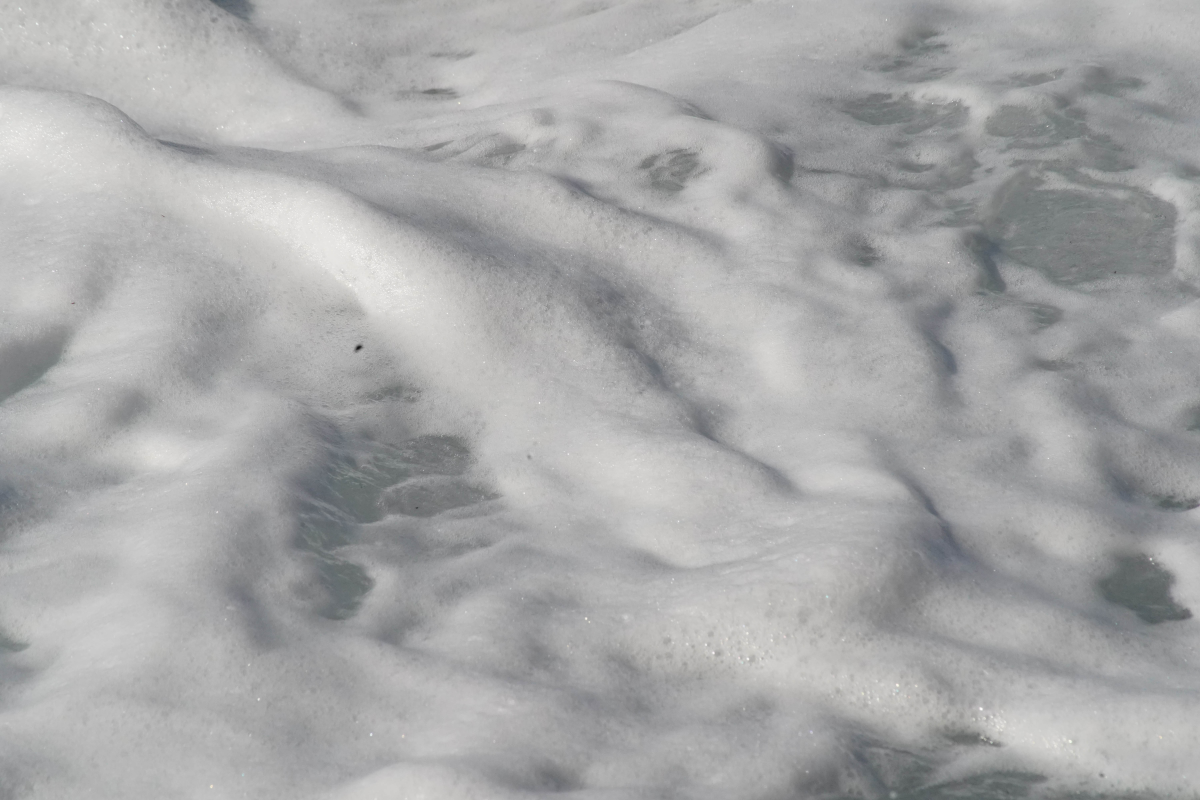
#> input picture image_database/DSC03582.jpg, 6000 x 4000 px (shown at 1/5 size)
$ jupyter execute --allow-errors Images_FD.ipynb
#> lines starting #> are read from the running program, lines starting #| are printed output that depends on the picture; after the words box and inside, x2 and y2 are one past the last pixel; in counts of white or black regions, pixels touching at a corner belong together; long printed decimals are rounded
## Compute 2D FFT

[cell 1]
import numpy as np
from PIL import Image
import matplotlib.pyplot as plt

# Step 1: Load the image
image_path = '../image_database/DSC03582.jpg'  # Adjust the path to your image
image = Image.open(image_path).convert('L')  # Convert image to grayscale

# Step 2: Perform the 2D FFT
# Convert the image to an array and compute the FFT
image_array = np.array(image)
fft_result = np.fft.fft2(image_array)

# Shift the zero frequency component (DC component) to the center
fft_shifted = np.fft.fftshift(fft_result)

# Step 3: Compute the magnitude spectrum
magnitude_spectrum = np.log(np.abs(fft_shifted) + 1)  # Use log scale for better visibility
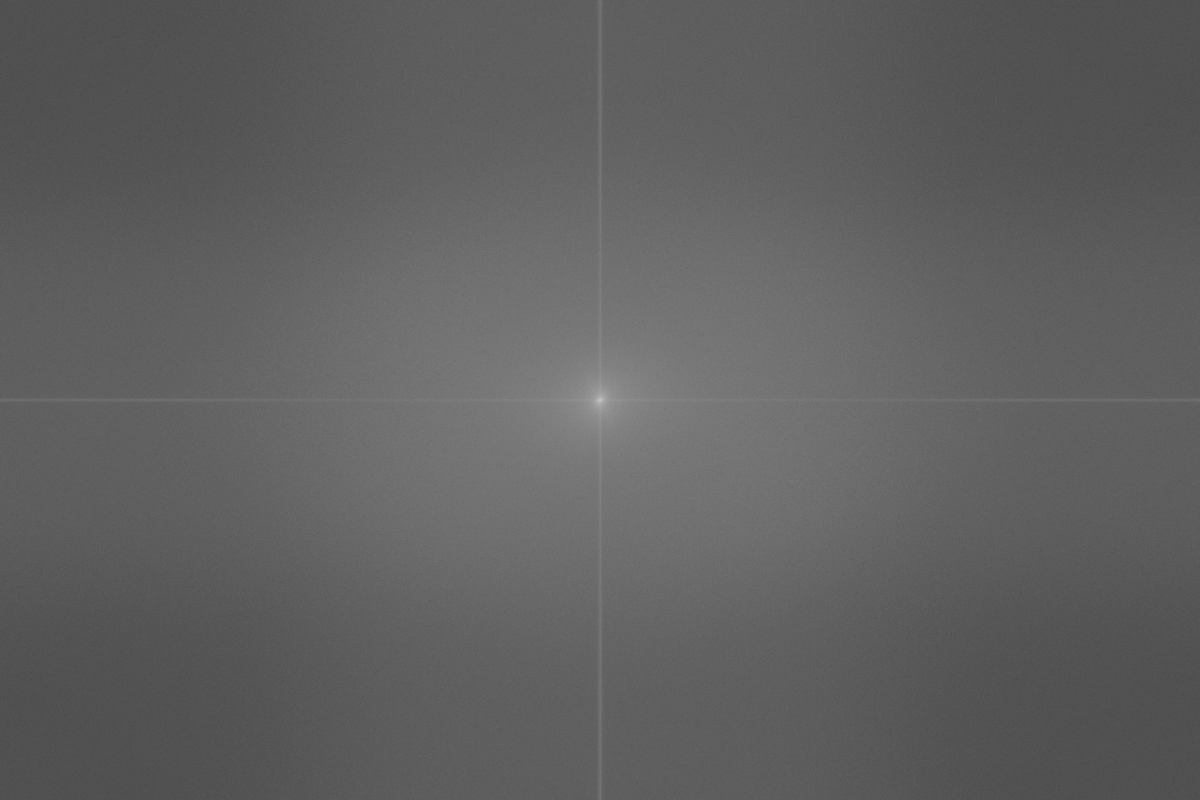
#> magnitude_spectrum: shape (4000, 6000) float64 (shown at 1/5 size); min 0.293, max 22.12, mean 8.6; drawn with min black and max white

# Step 4: Plot the original image and its FFT
plt.figure(figsize=(12, 6))

plt.subplot(121)
plt.imshow(image_array, cmap='gray')
plt.title('Original Image')
plt.axis('off')

plt.subplot(122)
plt.imshow(magnitude_spectrum, cmap='gray')
plt.title('Magnitude Spectrum')
plt.axis('off')

plt.show()
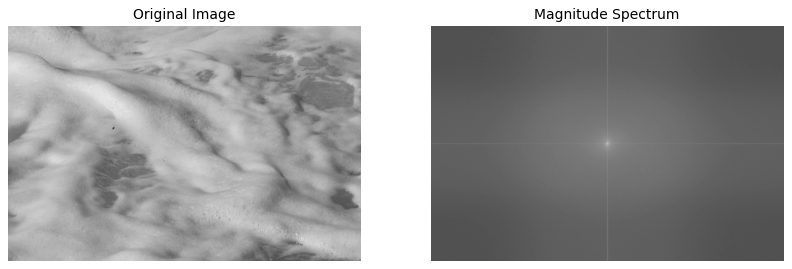
#> figure drawn by matplotlib, 2 panels

## Compute Fractal Dimension

[cell 2]
import numpy as np
from PIL import Image
import matplotlib.pyplot as plt

def box_count(img, k):
    S = np.add.reduceat(
        np.add.reduceat(img, np.arange(0, img.shape[0], k), axis=0),
        np.arange(0, img.shape[1], k), axis=1)
    return len(np.where(S > 0)[0])

def fractal_dimension(img, max_box_size=None):
    img = (img < 128).astype(int)  # Binarize image
    p = min(img.shape)  # Minimal dimension of image
    max_box_size = max_box_size or p // 2  # Maximum box size
    sizes = np.arange(1, max_box_size + 1)
    counts = [box_count(img, size) for size in sizes]
    logs = np.log(sizes)
    logcounts = np.log(counts)
    coeffs = np.polyfit(logs, logcounts, 1)
    return -coeffs[0], coeffs, logs, logcounts  # Return fractal dimension and othe

# Load image
image_path = '../image_database/DSC03582.jpg'
image = Image.open(image_path).convert('L')
image_array = np.array(image)

# downsample the image to speed up computation
image_array = image_array[::6, ::6]
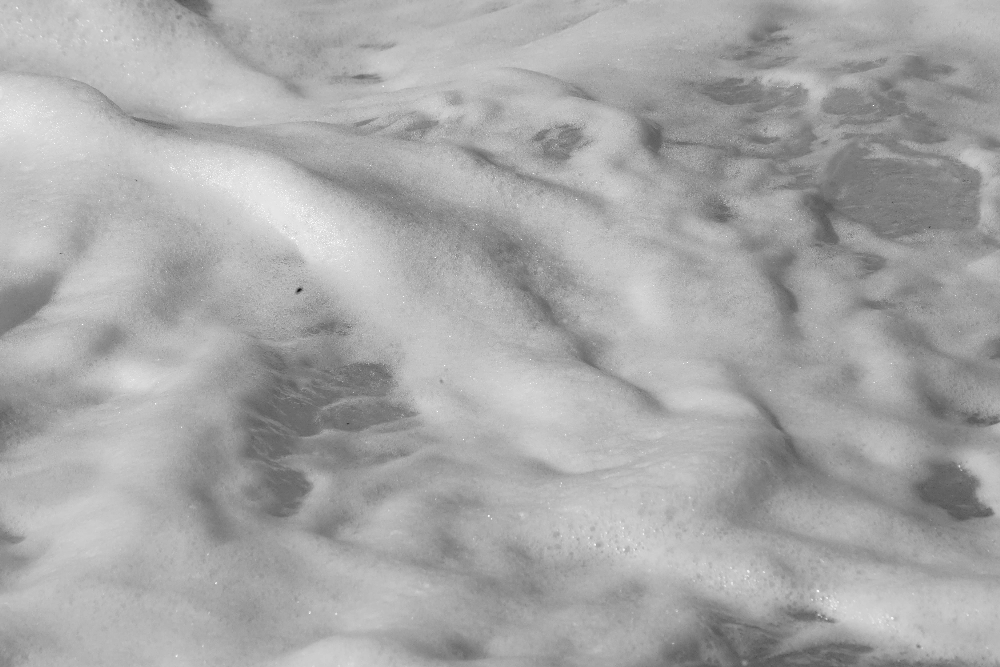
#> image_array: shape (667, 1000); min 20, max 255, mean 167.7

# Compute fractal dimension
fd, coeffs, logs, logcounts = fractal_dimension(image_array)
#> in fractal_dimension, `img = (img < 128).astype(int)`:
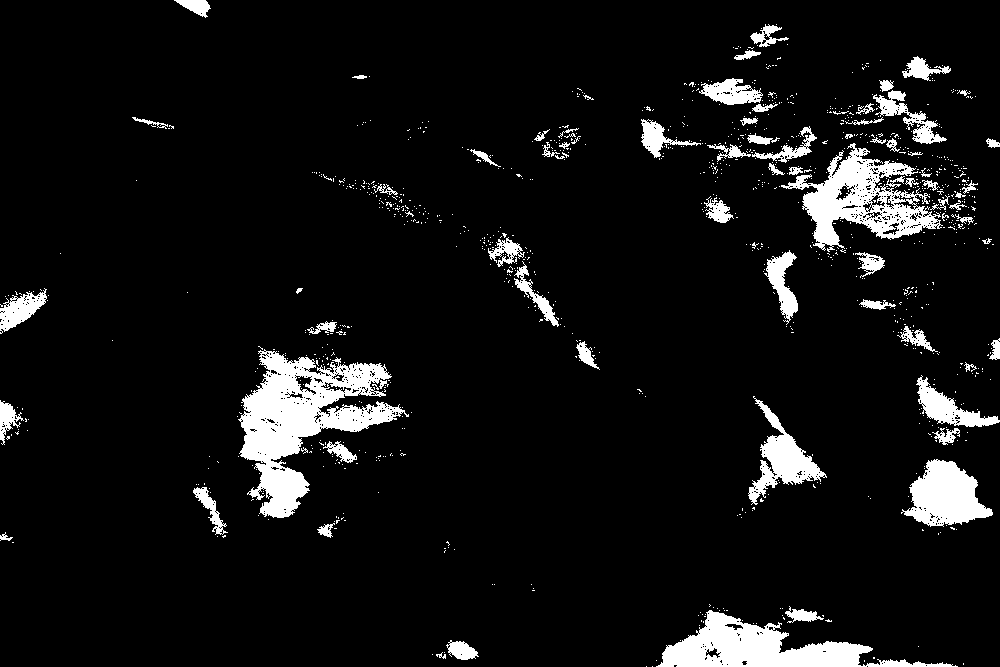
#> img: shape (667, 1000) int64; values 0 (black) and 1 (white), 7.5% white; 1056 white regions (980 under 20 px), largest, box (x1, y1, x2, y2) and area: (238, 349, 409, 518) 11628, (656, 610, 958, 667) 6788, (781, 143, 943, 252) 6575
#> in fractal_dimension, `counts = [box_count(img, size) for size in sizes]`: counts = 333 values, max 49836 at index 0, min 10 at index 321, mean 348.5
#> in fractal_dimension, `logcounts = np.log(counts)`: logcounts = 333 values, max 10.82 at index 0, min 2.3 at index 321, mean 3.66
#> in fractal_dimension, `coeffs = np.polyfit(logs, logcounts, 1)`: coeffs = [-1.42, 10.5]
#> fd = 1.42; coeffs = [-1.42, 10.5]; logs = 333 values from 0 to 5.81
print("Fractal Dimension:", fd)
#| Fractal Dimension: 1.418

# Optionally, plot the curve to see the linear fit
plt.figure()
plt.scatter(logs, logcounts, color='blue', label='Log-log plot')
plt.plot(logs, np.polyval(coeffs, logs), color='red', label=f'Fit, slope = {coeffs[0]:.2f}')
plt.xlabel('Log(Box Size)')
plt.ylabel('Log(Count)')
plt.legend()
plt.title('Box Counting Fractal Dimension Calculation')
plt.grid(True)
plt.show()
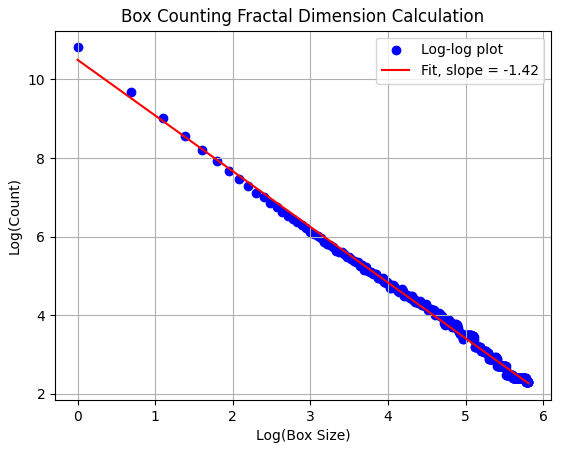
#> figure drawn by matplotlib, 1 panel; curve peaks at x = 0, y = 10.5

### Compute FD for all images in the database folder

[cell 3]
import os
import pandas as pd
def compute_FD_images_from_folder(folder_path):
    fds = []  # List to store fractal dimensions
    df = pd.DataFrame(columns=['filename', 'FD'])
    for filename in os.listdir(folder_path):
        if filename.endswith('.jpg') or filename.endswith('.png'):  # Check for image files
            image_path = os.path.join(folder_path, filename)
            image = Image.open(image_path).convert('L')
            image_array = np.array(image)
            image_array = image_array[::6, ::6]  # Downsample the image

            fd, _, _, _ = fractal_dimension(image_array)  # Compute fractal dimension
            fds.append(fd)
            # create dataframe with filename and FD
            df.loc[len(df)] = [filename, fd]
    return fds, df

# Define the path to your image folder
image_folder = '../image_database'
fds, df = compute_FD_images_from_folder(image_folder)
#> in compute_FD_images_from_folder, `fd, _, _, _ = fractal_dimension(image_array)`: fd = 1.42
#> pass 2 of the loop in compute_FD_images_from_folder, `for filename in os.listdir(folder_path):`:
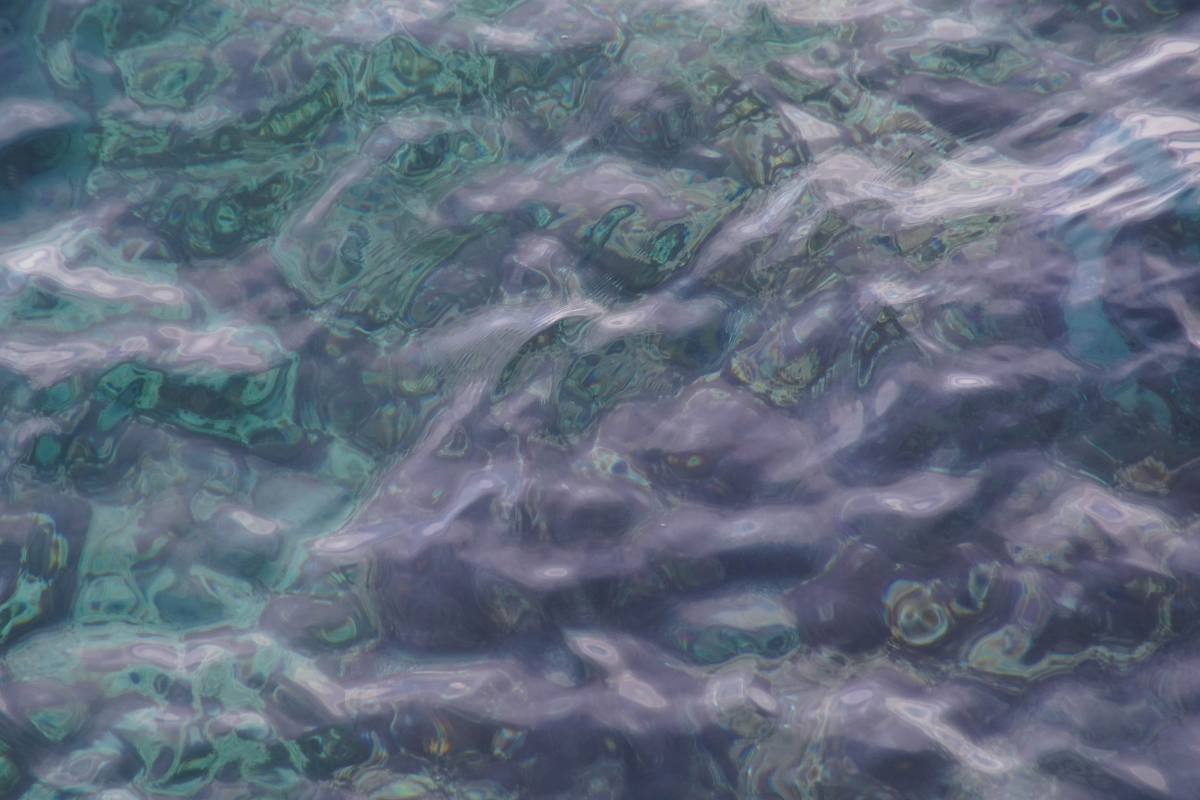
#> input picture image_database/DSC05137.jpg, 6000 x 4000 px (shown at 1/5 size)
#> in compute_FD_images_from_folder, `image_array = image_array[::6, ::6]`:
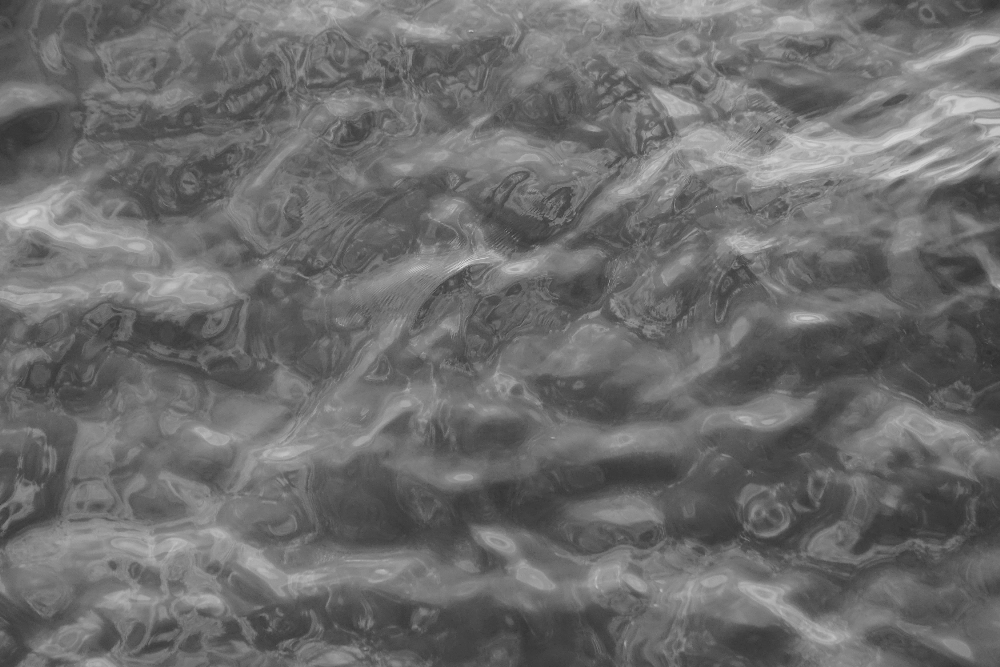
#> image_array: shape (667, 1000); min 46, max 218, mean 108.7
#> in fractal_dimension (call 3), `img = (img < 128).astype(int)`:
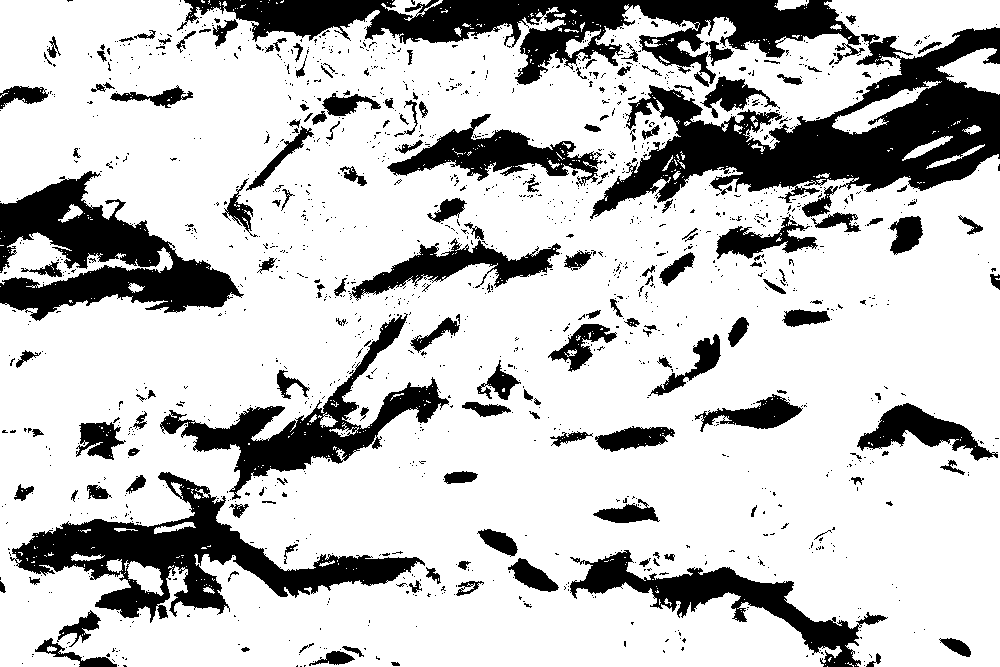
#> img: shape (667, 1000) int64; values 0 (black) and 1 (white), 77% white; 1486 black regions (1309 under 20 px), largest, box (x1, y1, x2, y2) and area: (590, 27, 1000, 219) 29419, (177, 0, 865, 87) 22720, (10, 472, 425, 623) 17534
#> counts = 333 values, max 513624 at index 0, min 12 at index 249, mean 2658.7
#> in fractal_dimension (call 3), `logcounts = np.log(counts)`: logcounts = 333 values, max 13.15 at index 0, min 2.48 at index 249, mean 3.98
#> in fractal_dimension (call 3), `coeffs = np.polyfit(logs, logcounts, 1)`: coeffs = [-1.86, 12.93]
#> in compute_FD_images_from_folder, `fd, _, _, _ = fractal_dimension(image_array)`: fd = 1.86
#> fds = [1.42, 1.86]; df = table of 2 rows and 2 columns

### Plot example images for different ranges of FD

[cell 4]
import os
from PIL import Image
import matplotlib.pyplot as plt
import pandas as pd

def plot_images_by_fd_ranges(df, folder_path, fd_ranges):
    # Adjust number of images per FD range
    num_images_per_range = 3
    num_ranges = len(fd_ranges)

    # Set up the figure with appropriate dimensions
    fig, axs = plt.subplots(num_ranges, num_images_per_range, figsize=(15, 3 * num_ranges),
                            gridspec_kw={'wspace': 0.05, 'hspace': 0.2})

    for i, (low, high) in enumerate(fd_ranges):
        # Select three random images from each FD range
        range_images = df[(df['FD'] >= low) & (df['FD'] < high)].sample(num_images_per_range)

        # Adjust axes array for consistent indexing if there's only one range
        if num_ranges == 1:
            row_axes = [axs]
        else:
            row_axes = axs[i]

        # Add a subtitle for each range
        row_axes[0].set_ylabel(f'{low:.2f} - {high:.2f}', fontsize=14, labelpad=10)
        row_axes[0].yaxis.set_label_position("right")

        for j, row in enumerate(range_images.itertuples()):
            image_path = os.path.join(folder_path, row.filename)
            image = Image.open(image_path)
            # downsampling for faster display
            image = image.resize((image.width // 6, image.height // 6))
            ax = row_axes[j]
            ax.imshow(image)
            ax.set_title(f'FD: {row.FD:.2f}', fontsize=12)
            ax.axis('off')
    # main title
    plt.suptitle('Images Grouped by Fractal Dimension Ranges', fontsize=16)
    # minimize distance between suptitle and subplots
    plt.subplots_adjust(top=0.95)

    plt.tight_layout()
    plt.show()

# Define FD ranges
fd_ranges = [(1.2, 1.5), (1.5, 1.59), (1.6, 1.69), (1.7, 1.79), (1.8, 1.849), (1.85, 1.9)]

# Path to your image folder
image_folder = 'image_database'

# Call the function
#> (the rest of this cell did not finish here and is left out)


### Plot FD distribution

[cell 5]
# Plot histogram of fractal dimensions
plt.figure(figsize=(10, 5))
plt.hist(fds, bins=100, color='blue', alpha=0.7)
plt.title('Distribution of Fractal Dimensions')
plt.xlabel('Fractal Dimension')
plt.ylabel('Frequency')
plt.grid(True)
plt.show()
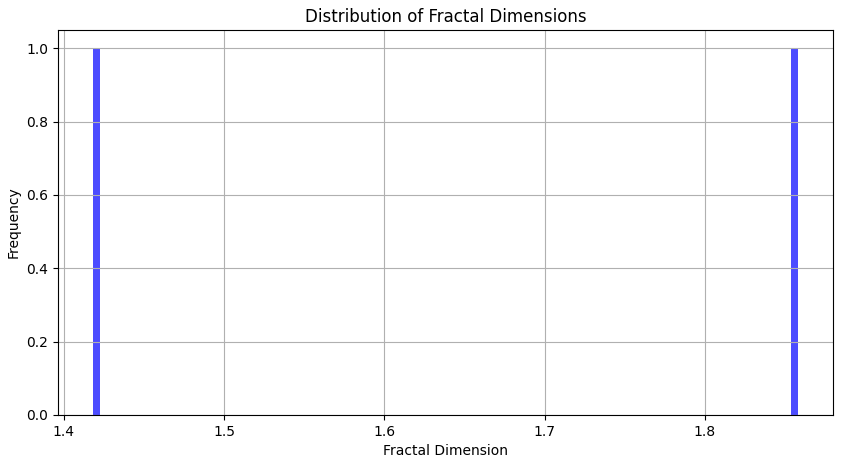
#> figure drawn by matplotlib, 1 panel
